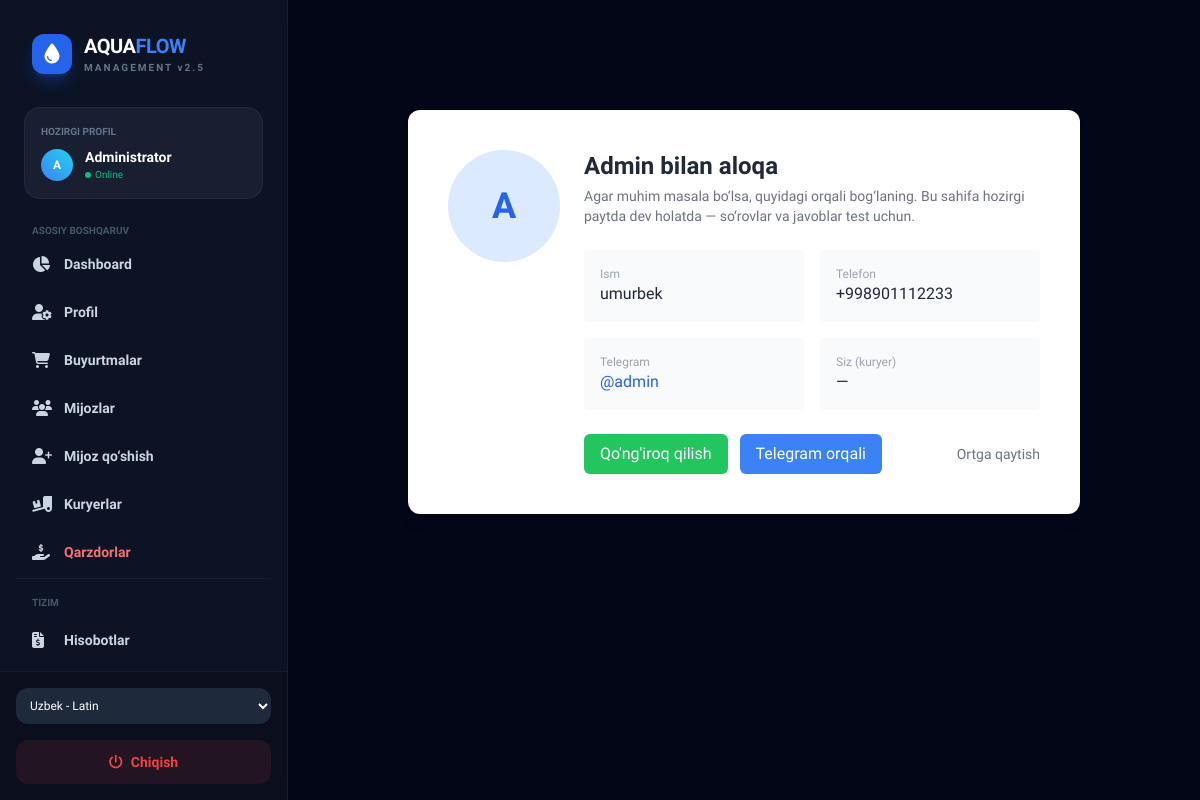
The page /courier_panel/contact_admin/ on the database as committed earlier.
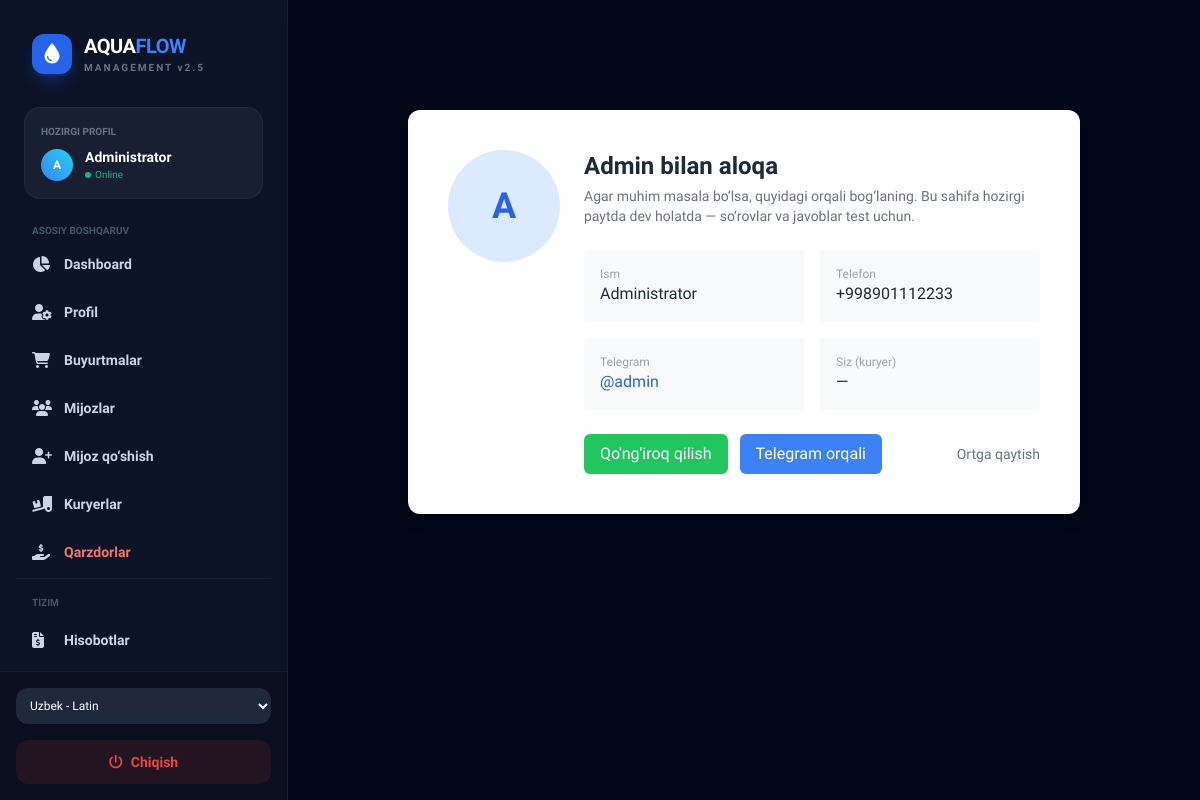
The same page on the database as committed later.
### suv_tashish_crm/models.py (models this page shows, shortened)
class Admin(models.Model):
    user = models.OneToOneField(
        settings.AUTH_USER_MODEL,
        on_delete=models.CASCADE,
        null=True,
        blank=True,
        related_name="suv_admin_profile",
        related_query_name="suv_admin_profile",
    )
    full_name = models.CharField(max_length=255)
    phone = models.CharField(max_length=15)
    telegram_id = models.CharField(max_length=50, null=True, blank=True)

### courier_panel/views.py (the view)
# urls.py: path('contact_admin/', views.contact_admin, name='client_contact_admin'),
def contact_admin(request):
    courier = None
    courier_id = request.session.get('courier_id')
    if courier_id:
        try:
            courier = Courier.objects.get(pk=courier_id)
        except Courier.DoesNotExist:
            courier = None
    try:
        request.session['last_view'] = 'contact_admin'
    except Exception:
        pass
    admin_info = {
        'full_name': 'Administrator',
        'phone': '+998901112233',
        'telegram': '@admin',
    }
    try:
        from suv_tashish_crm.models import Admin
        adm = Admin.objects.first()
        if adm:
            admin_info['full_name'] = adm.full_name or admin_info['full_name']
            admin_info['phone'] = adm.phone or admin_info['phone']
            admin_info['telegram'] = adm.telegram_id or admin_info['telegram']
    except Exception:
        pass
    context = {'courier': courier, 'admin': admin_info}
    return render(request, 'courier/contact_admin.html', context)

### admin_panel/context_processors.py (called while the page is built, shortened)
def sidebar_debtors(request):
    cutoff = timezone.now() - timedelta(days=10)
    debtors_qs = Client.objects.filter(debt__gt=0, last_order__lt=cutoff).order_by('-debt')[:10]
    debtors = []
    return {'sidebar_debtors': debtors}

### suv_tashish_crm/context_processors.py (called while the page is built)
def language_context(request):
    import os, json
    BASE_DIR = os.path.dirname(os.path.dirname(os.path.abspath(__file__)))
    locale_dir = os.path.join(BASE_DIR, 'locale')
    lang = request.session.get('lang', 'uz_lat')
    if lang not in ('uz_lat', 'uz_cyrl', 'ru', 'en'):
        lang = 'uz_lat'
    filename = os.path.join(locale_dir, f"{lang}.json")
    translations = {}
    try:
        with open(filename, 'r', encoding='utf-8') as f:
            translations = json.load(f)
    except Exception:
        translations = {}
    return {
        'T': translations,
        'current_lang': lang,
        'LANG_OPTIONS': [
            ('uz_lat', 'Uzbek - Latin'),
            ('uz_cyrl', 'Uzbek - Кирил'),
            ('ru', 'Русский'),
            ('en', 'English'),
        ],
    }

### templates/courier/contact_admin.html
{% extends 'base.html' %}
{% block content %}
<div class="min-h-[70vh] flex items-center justify-center px-4 py-8">
    <div class="w-full max-w-2xl">
        <div class="bg-white shadow-lg rounded-xl overflow-hidden">
            <div class="p-8 md:p-10 flex flex-col md:flex-row items-center md:items-start gap-6">
                <div class="flex-shrink-0">
                    <div class="w-28 h-28 rounded-full bg-blue-100 flex items-center justify-center text-4xl text-blue-600 font-bold">A</div>
                </div>
                <div class="flex-1">
                    <h1 class="text-2xl font-bold text-gray-800">Admin bilan aloqa</h1>
                    <p class="text-sm text-gray-500 mt-1">Agar muhim masala bo‘lsa, quyidagi orqali bog‘laning. Bu sahifa hozirgi paytda dev holatda — so‘rovlar va javoblar test uchun.</p>
                    <div class="mt-6 grid grid-cols-1 sm:grid-cols-2 gap-4">
                        <div class="p-4 bg-gray-50 rounded">
                            <div class="text-xs text-gray-400">Ism</div>
                            <div class="font-medium text-gray-800">{{ admin.full_name }}</div>
                        </div>
                        <div class="p-4 bg-gray-50 rounded">
                            <div class="text-xs text-gray-400">Telefon</div>
                            <div class="font-medium text-gray-800">{{ admin.phone }}</div>
                        </div>
                        <div class="p-4 bg-gray-50 rounded">
                            <div class="text-xs text-gray-400">Telegram</div>
                            <div class="font-medium text-blue-600">{{ admin.telegram }}</div>
                        </div>
                        <div class="p-4 bg-gray-50 rounded">
                            <div class="text-xs text-gray-400">Siz (kuryer)</div>
                            <div class="font-medium text-gray-800">{% if courier %}{{ courier.full_name }} — {{ courier.phone }}{% else %}—{% endif %}</div>
                        </div>
                    </div>
                    <div class="mt-6 flex items-center gap-3">
                        <a href="tel:{{ admin.phone }}" class="inline-block bg-green-500 hover:bg-green-600 text-white px-4 py-2 rounded-md">Qo'ng'iroq qilish</a>
                        <a href="https://t.me/{{ admin.telegram|slice:'1:' }}" target="_blank" class="inline-block bg-blue-500 hover:bg-blue-600 text-white px-4 py-2 rounded-md">Telegram orqali</a>
                        <a href="/courier_panel/dashboard/" class="ml-auto text-sm text-gray-500 hover:underline">Ortga qaytish</a>
                    </div>
                </div>
            </div>
        </div>
    </div>
</div>
{% endblock %}

Rows that differ between the two databases and show on the page:
removed Admin: full_name "umurbek"
Other text that changed with them:
{{ admin.full_name }}: (not shown) → "Administrator"
